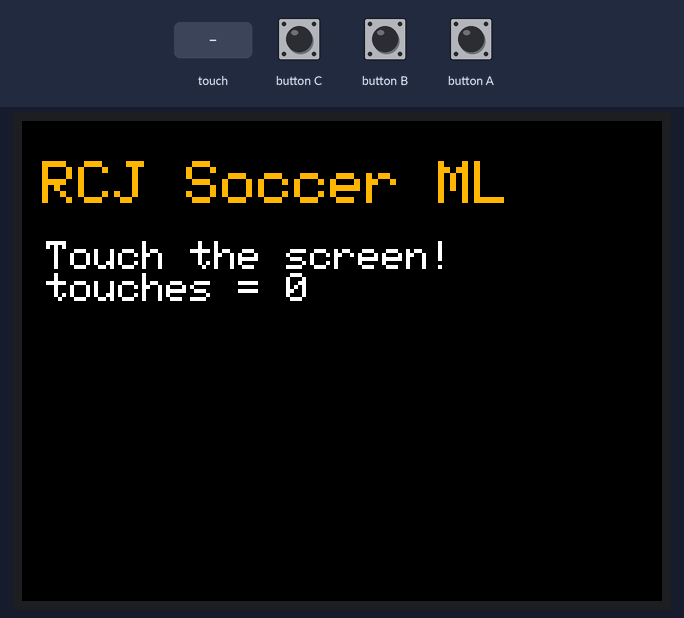
Simulated run of this sketch. Board: ESP32-S3. Parts: 320×240 colour display. Inputs (shaded band) come from the test bench. What the sketch prints to the serial monitor is not drawn.

Above: at 1.4 s.
1.5 s: touch panel pressed at 13 % / 10 % of its raw x / y range
3.0 s: touch panel pressed at 38 % / 10 % of its raw x / y range
Timing chart, 0 to 6.0 s (numbered marks = the images above; inputs shaded):
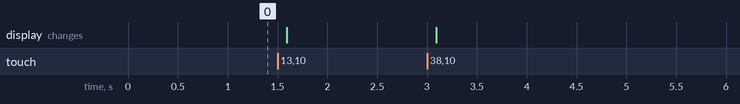

The sketch:

cores3_hello.ino
```cpp
// 0-2 環境チェック用：M5Stack CoreS3
// 画面に文字を出し、画面をタッチした回数を数える。
// 必要なライブラリ：M5Unified（ライブラリマネージャで入れる）

#include <M5Unified.h>

int touches = 0;

void draw() {
  M5.Display.fillScreen(TFT_BLACK);
  M5.Display.setCursor(10, 20);
  M5.Display.setTextColor(TFT_ORANGE);
  M5.Display.setTextSize(3);
  M5.Display.println("RCJ Soccer ML");
  M5.Display.setTextColor(TFT_WHITE);
  M5.Display.setTextSize(2);
  M5.Display.println();
  M5.Display.println(" Touch the screen!");
  M5.Display.printf(" touches = %d\n", touches);
}

void setup() {
  auto cfg = M5.config();
  M5.begin(cfg);
  Serial.begin(115200);
  draw();
}

void loop() {
  M5.update();
  auto t = M5.Touch.getDetail();
  if (t.wasPressed()) {
    touches++;
    Serial.printf("touch x=%d y=%d\n", t.x, t.y);
    draw();
  }
  delay(10);
}
```
